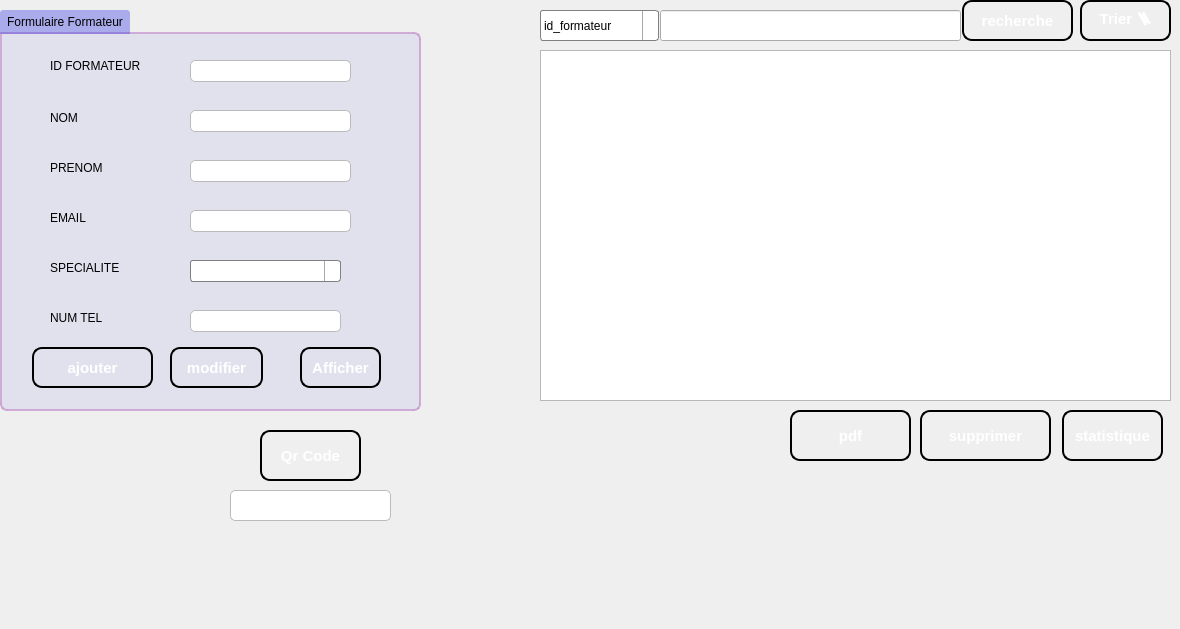
    <widget class="QWidget" name="tab_1">
     <attribute name="title">
      <string>GESTION FORMATEUR</string>
     </attribute>
     <widget class="QTableView" name="tableView_formateurs">
      <property name="geometry">
       <rect>
        <x>540</x>
        <y>50</y>
        <width>631</width>
        <height>351</height>
       </rect>
      </property>
     </widget>
     <widget class="QPushButton" name="pushButton_supprimer">
      <property name="geometry">
       <rect>
        <x>920</x>
        <y>410</y>
        <width>131</width>
        <height>51</height>
       </rect>
      </property>
      <property name="styleSheet">
       <string notr="true">QPushButton {
    background: qlineargradient(x1: 0, y1: 0, x2: 0, y2: 1,
                                stop: 0 #1c3087, stop: 1 #1c3087);
    border: 2px solid #000000;
    border-radius: 10px;
    padding: 10px;
    color: white;
    font-size: 15px;
    font-weight: bold;
    text-align: center;
}

QPushButton:hover {
    background: qlineargradient(x1: 0, y1: 0, x2: 0, y2: 1,
                                stop: 0 #bd9a06, stop: 1 #deb60d);
    cursor: pointer;
    box-shadow: 0px 0px 5px #004040;
}

QPushButton:pressed {
    background: qlineargradient(x1: 0, y1: 0, x2: 0, y2: 1,
                                stop: 0 #004080, stop: 1 #002040);
}</string>
      </property>
      <property name="text">
       <string>supprimer</string>
      </property>
      <property name="icon">
       <iconset resource="img.qrc">
        <normaloff>:/image QT/6467134.png</normaloff>:/image QT/6467134.png</iconset>
      </property>
      <property name="iconSize">
       <size>
        <width>30</width>
        <height>30</height>
       </size>
      </property>
     </widget>
     <widget class="QPushButton" name="statistique">
      <property name="geometry">
       <rect>
        <x>1062</x>
        <y>410</y>
        <width>101</width>
        <height>51</height>
       </rect>
      </property>
      <property name="styleSheet">
       <string notr="true">QPushButton {
    background: qlineargradient(x1: 0, y1: 0, x2: 0, y2: 1,
                                stop: 0 #1c3087, stop: 1 #1c3087);
    border: 2px solid #000000;
    border-radius: 10px;
    padding: 10px;
    color: white;
    font-size: 15px;
    font-weight: bold;
    text-align: center;
}

QPushButton:hover {
    background: qlineargradient(x1: 0, y1: 0, x2: 0, y2: 1,
                                stop: 0 #bd9a06, stop: 1 #deb60d);
    cursor: pointer;
    box-shadow: 0px 0px 5px #004040;
}

QPushButton:pressed {
    background: qlineargradient(x1: 0, y1: 0, x2: 0, y2: 1,
                                stop: 0 #004080, stop: 1 #002040);
}</string>
      </property>
      <property name="text">
       <string>statistique</string>
      </property>
      <property name="icon">
       <iconset resource="img.qrc">
        <normaloff>:/image QT/4252963.png</normaloff>:/image QT/4252963.png</iconset>
      </property>
      <property name="iconSize">
       <size>
        <width>30</width>
        <height>30</height>
       </size>
      </property>
     </widget>
     <widget class="QPushButton" name="pushButton_recherche">
      <property name="geometry">
       <rect>
        <x>962</x>
        <y>0</y>
        <width>111</width>
        <height>41</height>
       </rect>
      </property>
      <property name="styleSheet">
       <string notr="true">QPushButton {
    background: qlineargradient(x1: 0, y1: 0, x2: 0, y2: 1,
                                stop: 0 #1c3087, stop: 1 #1c3087);
    border: 2px solid #000000;
    border-radius: 10px;
    padding: 10px;
    color: white;
    font-size: 15px;
    font-weight: bold;
    text-align: center;
}

QPushButton:hover {
    background: qlineargradient(x1: 0, y1: 0, x2: 0, y2: 1,
                                stop: 0 #bd9a06, stop: 1 #deb60d);
    cursor: pointer;
    box-shadow: 0px 0px 5px #004040;
}

QPushButton:pressed {
    background: qlineargradient(x1: 0, y1: 0, x2: 0, y2: 1,
                                stop: 0 #004080, stop: 1 #002040);
}</string>
      </property>
      <property name="text">
       <string>recherche</string>
      </property>
      <property name="icon">
       <iconset resource="img.qrc">
        <normaloff>:/image QT/61088.png</normaloff>:/image QT/61088.png</iconset>
      </property>
      <property name="iconSize">
       <size>
        <width>30</width>
        <height>30</height>
       </size>
      </property>
     </widget>
     <widget class="QLineEdit" name="lineEdit_recherche">
      <property name="geometry">
       <rect>
        <x>660</x>
        <y>10</y>
        <width>301</width>
        <height>31</height>
       </rect>
      </property>
     </widget>
     <widget class="QComboBox" name="comboBox_recherche">
      <property name="geometry">
       <rect>
        <x>540</x>
        <y>10</y>
        <width>119</width>
        <height>31</height>
       </rect>
      </property>
      <property name="styleSheet">
       <string notr="true">QComboBox {
    border: 1px solid gray;
    border-radius: 3px;
    padding: 1px 18px 1px 3px;
    min-width: 6em;
}

QComboBox:editable {
    background: white;
}

QComboBox:!editable, QComboBox::drop-down:editable {
     background: qlineargradient(x1: 0, y1: 0, x2: 0, y2: 1,
                                 stop: 0 #E1E1E1, stop: 0.4 #DDDDDD,
                                 stop: 0.5 #D8D8D8, stop: 1.0 #D3D3D3);
}

/* QComboBox gets the &quot;on&quot; state when the popup is open */
QComboBox:!editable:on, QComboBox::drop-down:editable:on {
    background: qlineargradient(x1: 0, y1: 0, x2: 0, y2: 1,
                                stop: 0 #D3D3D3, stop: 0.4 #D8D8D8,
                                stop: 0.5 #DDDDDD, stop: 1.0 #E1E1E1);
}

QComboBox:on { /* shift the text when the popup opens */
    padding-top: 3px;
    padding-left: 4px;
}

QComboBox::drop-down {
    subcontrol-origin: padding;
    subcontrol-position: top right;
    width: 15px;

    border-left-width: 1px;
    border-left-color: darkgray;
    border-left-style: solid; /* just a single line */
    border-top-right-radius: 3px; /* same radius as the QComboBox */
    border-bottom-right-radius: 3px;
}

QComboBox::down-arrow {
    image: url(/usr/share/icons/crystalsvg/16x16/actions/1downarrow.png);
}

QComboBox::down-arrow:on { /* shift the arrow when popup is open */
    top: 1px;
    left: 1px;
}</string>
      </property>
      <item>
       <property name="text">
        <string>id_formateur</string>
       </property>
      </item>
      <item>
       <property name="text">
        <string>nom</string>
       </property>
      </item>
      <item>
       <property name="text">
        <string>specialite</string>
       </property>
      </item>
     </widget>
     <widget class="QPushButton" name="pushButton_tri">
      <property name="geometry">
       <rect>
        <x>1080</x>
        <y>0</y>
        <width>91</width>
        <height>41</height>
       </rect>
      </property>
      <property name="styleSheet">
       <string notr="true">QPushButton {
    background: qlineargradient(x1: 0, y1: 0, x2: 0, y2: 1,
                                stop: 0 #1c3087, stop: 1 #1c3087);
    border: 2px solid #000000;
    border-radius: 10px;
    padding: 10px;
    color: white;
    font-size: 15px;
    font-weight: bold;
    text-align: center;
}

QPushButton:hover {
    background: qlineargradient(x1: 0, y1: 0, x2: 0, y2: 1,
                                stop: 0 #bd9a06, stop: 1 #deb60d);
    cursor: pointer;
    box-shadow: 0px 0px 5px #004040;
}

QPushButton:pressed {
    background: qlineargradient(x1: 0, y1: 0, x2: 0, y2: 1,
                                stop: 0 #004080, stop: 1 #002040);
}</string>
      </property>
      <property name="text">
       <string>Trier 🪜</string>
      </property>
     </widget>
     <widget class="QPushButton" name="pushButton_pdf">
      <property name="geometry">
       <rect>
        <x>790</x>
        <y>410</y>
        <width>121</width>
        <height>51</height>
       </rect>
      </property>
      <property name="styleSheet">
       <string notr="true">QPushButton {
    background: qlineargradient(x1: 0, y1: 0, x2: 0, y2: 1,
                                stop: 0 #1c3087, stop: 1 #1c3087);
    border: 2px solid #000000;
    border-radius: 10px;
    padding: 10px;
    color: white;
    font-size: 15px;
    font-weight: bold;
    text-align: center;
}

QPushButton:hover {
    background: qlineargradient(x1: 0, y1: 0, x2: 0, y2: 1,
                                stop: 0 #bd9a06, stop: 1 #deb60d);
    cursor: pointer;
    box-shadow: 0px 0px 5px #004040;
}

QPushButton:pressed {
    background: qlineargradient(x1: 0, y1: 0, x2: 0, y2: 1,
                                stop: 0 #004080, stop: 1 #002040);
}</string>
      </property>
      <property name="text">
       <string>pdf</string>
      </property>
      <property name="icon">
       <iconset resource="img.qrc">
        <normaloff>:/image QT/PDF_file_icon.svg.png</normaloff>:/image QT/PDF_file_icon.svg.png</iconset>
      </property>
      <property name="iconSize">
       <size>
        <width>30</width>
        <height>30</height>
       </size>
      </property>
     </widget>
     <widget class="QLabel" name="qrcodecommande">
      <property name="geometry">
       <rect>
        <x>420</x>
        <y>420</y>
        <width>200</width>
        <height>200</height>
       </rect>
      </property>
      <property name="tabletTracking">
       <bool>false</bool>
      </property>
      <property name="acceptDrops">
       <bool>false</bool>
      </property>
      <property name="autoFillBackground">
       <bool>false</bool>
      </property>
      <property name="styleSheet">
       <string notr="true"/>
      </property>
      <property name="text">
       <string/>
      </property>
      <property name="scaledContents">
       <bool>false</bool>
      </property>
     </widget>
     <widget class="QPushButton" name="qrcodegen">
      <property name="geometry">
       <rect>
        <x>260</x>
        <y>430</y>
        <width>101</width>
        <height>51</height>
       </rect>
      </property>
      <property name="styleSheet">
       <string notr="true">QPushButton {
    background: qlineargradient(x1: 0, y1: 0, x2: 0, y2: 1,
                                stop: 0 #1c3087, stop: 1 #1c3087);
    border: 2px solid #000000;
    border-radius: 10px;
    padding: 10px;
    color: white;
    font-size: 15px;
    font-weight: bold;
    text-align: center;
}

QPushButton:hover {
    background: qlineargradient(x1: 0, y1: 0, x2: 0, y2: 1,
                                stop: 0 #bd9a06, stop: 1 #deb60d);
    cursor: pointer;
    box-shadow: 0px 0px 5px #004040;
}

QPushButton:pressed {
    background: qlineargradient(x1: 0, y1: 0, x2: 0, y2: 1,
                                stop: 0 #004080, stop: 1 #002040);
}</string>
      </property>
      <property name="text">
       <string>Qr Code</string>
      </property>
      <property name="icon">
       <iconset resource="img.qrc">
        <normaloff>:/image QT/QR_icon.svg.png</normaloff>:/image QT/QR_icon.svg.png</iconset>
      </property>
      <property name="iconSize">
       <size>
        <width>30</width>
        <height>30</height>
       </size>
      </property>
     </widget>
     <widget class="QLineEdit" name="lineEdit_qrcode">
      <property name="geometry">
       <rect>
        <x>230</x>
        <y>490</y>
        <width>161</width>
        <height>31</height>
       </rect>
      </property>
      <property name="styleSheet">
       <string notr="true">QLineEdit {
    background-color: #FFFFFF;
    border: 1px solid #BBBBBB;
    border-radius: 5px;
    padding: 3px;
    font-size: 15px;
    font-family: &quot;Arial&quot;;
}

QLineEdit:focus {
    border: 2px solid #0000FF;
    background-color: #F0F0F0;
}
</string>
      </property>
     </widget>
     <widget class="QGroupBox" name="groupBox">
      <property name="geometry">
       <rect>
        <x>0</x>
        <y>10</y>
        <width>421</width>
        <height>401</height>
       </rect>
      </property>
      <property name="styleSheet">
       <string notr="true">QGroupBox {
	background: rgba(64,66,226,20); 
    border: 2px solid;
	border-top-right-radius: 7px;
	border-bottom-right-radius: 7px;
	border-bottom-left-radius: 7px;
    border-color: rgba(199, 153, 207, 200);
    margin-top: 22px;
}
QGroupBox::title  {
    background-color: rgba(64,66,226,100);
    subcontrol-origin: margin;
    subcontrol-position: top left;
    padding: 5px;
	border-top-left-radius: 3px;
	border-top-right-radius: 3px;
}</string>
      </property>
      <property name="title">
       <string>Formulaire Formateur</string>
      </property>
      <widget class="QLabel" name="label_11">
       <property name="geometry">
        <rect>
         <x>50</x>
         <y>300</y>
         <width>56</width>
         <height>16</height>
        </rect>
       </property>
       <property name="text">
        <string>NUM TEL</string>
       </property>
      </widget>
      <widget class="QLabel" name="label_9">
       <property name="geometry">
        <rect>
         <x>50</x>
         <y>200</y>
         <width>56</width>
         <height>16</height>
        </rect>
       </property>
       <property name="text">
        <string>EMAIL</string>
       </property>
      </widget>
      <widget class="QLabel" name="label_7">
       <property name="geometry">
        <rect>
         <x>50</x>
         <y>100</y>
         <width>56</width>
         <height>16</height>
        </rect>
       </property>
       <property name="text">
        <string>NOM</string>
       </property>
      </widget>
      <widget class="QLabel" name="label_8">
       <property name="geometry">
        <rect>
         <x>50</x>
         <y>150</y>
         <width>56</width>
         <height>16</height>
        </rect>
       </property>
       <property name="text">
        <string>PRENOM</string>
       </property>
      </widget>
      <widget class="QLabel" name="label">
       <property name="geometry">
        <rect>
         <x>50</x>
         <y>40</y>
         <width>121</width>
         <height>31</height>
        </rect>
       </property>
       <property name="text">
        <string>ID FORMATEUR</string>
       </property>
      </widget>
      <widget class="QLabel" name="label_10">
       <property name="geometry">
        <rect>
         <x>50</x>
         <y>250</y>
         <width>81</width>
         <height>16</height>
        </rect>
       </property>
       <property name="text">
        <string>SPECIALITE</string>
       </property>
      </widget>
      <widget class="QComboBox" name="comboBox_specialite">
       <property name="geometry">
        <rect>
         <x>190</x>
         <y>250</y>
         <width>151</width>
         <height>22</height>
        </rect>
       </property>
       <property name="styleSheet">
        <string>QComboBox {
    border: 1px solid gray;
    border-radius: 3px;
    padding: 1px 18px 1px 3px;
    min-width: 6em;
}

QComboBox:editable {
    background: white;
}

QComboBox:!editable, QComboBox::drop-down:editable {
     background: qlineargradient(x1: 0, y1: 0, x2: 0, y2: 1,
                                 stop: 0 #E1E1E1, stop: 0.4 #DDDDDD,
                                 stop: 0.5 #D8D8D8, stop: 1.0 #D3D3D3);
}

/* QComboBox gets the &quot;on&quot; state when the popup is open */
QComboBox:!editable:on, QComboBox::drop-down:editable:on {
    background: qlineargradient(x1: 0, y1: 0, x2: 0, y2: 1,
                                stop: 0 #D3D3D3, stop: 0.4 #D8D8D8,
                                stop: 0.5 #DDDDDD, stop: 1.0 #E1E1E1);
}

QComboBox:on { /* shift the text when the popup opens */
    padding-top: 3px;
    padding-left: 4px;
}

QComboBox::drop-down {
    subcontrol-origin: padding;
    subcontrol-position: top right;
    width: 15px;

    border-left-width: 1px;
    border-left-color: darkgray;
    border-left-style: solid; /* just a single line */
    border-top-right-radius: 3px; /* same radius as the QComboBox */
    border-bottom-right-radius: 3px;
}

QComboBox::down-arrow {
    image: url(/usr/share/icons/crystalsvg/16x16/actions/1downarrow.png);
}

QComboBox::down-arrow:on { /* shift the arrow when popup is open */
    top: 1px;
    left: 1px;
}</string>
       </property>
       <item>
        <property name="text">
         <string/>
        </property>
       </item>
       <item>
        <property name="text">
         <string>Intelligence artificielle</string>
        </property>
       </item>
       <item>
        <property name="text">
         <string>Developpement web</string>
        </property>
       </item>
       <item>
        <property name="text">
         <string>mobile</string>
        </property>
       </item>
      </widget>
      <widget class="QLineEdit" name="lineEdit_id">
       <property name="geometry">
        <rect>
         <x>190</x>
         <y>50</y>
         <width>161</width>
         <height>22</height>
        </rect>
       </property>
       <property name="styleSheet">
        <string notr="true">QLineEdit {
    background-color: #FFFFFF;
    border: 1px solid #BBBBBB;
    border-radius: 5px;
    padding: 3px;
    font-size: 15px;
    font-family: &quot;Arial&quot;;
}

QLineEdit:focus {
    border: 2px solid #0000FF;
    background-color: #F0F0F0;
}
</string>
       </property>
      </widget>
      <widget class="QLabel" name="label_specialite">
       <property name="geometry">
        <rect>
         <x>190</x>
         <y>270</y>
         <width>171</width>
         <height>20</height>
        </rect>
       </property>
       <property name="text">
        <string/>
       </property>
      </widget>
      <widget class="QLabel" name="label_nom">
       <property name="geometry">
        <rect>
         <x>190</x>
         <y>120</y>
         <width>201</width>
         <height>20</height>
        </rect>
       </property>
       <property name="text">
        <string/>
       </property>
      </widget>
      <widget class="QLabel" name="label_ntel">
       <property name="geometry">
        <rect>
         <x>190</x>
         <y>320</y>
         <width>161</width>
         <height>20</height>
        </rect>
       </property>
       <property name="text">
        <string/>
       </property>
      </widget>
      <widget class="QLineEdit" name="lineEdit_email">
       <property name="geometry">
        <rect>
         <x>190</x>
         <y>200</y>
         <width>161</width>
         <height>22</height>
        </rect>
       </property>
       <property name="styleSheet">
        <string notr="true">QLineEdit {
    background-color: #FFFFFF;
    border: 1px solid #BBBBBB;
    border-radius: 5px;
    padding: 3px;
    font-size: 15px;
    font-family: &quot;Arial&quot;;
}

QLineEdit:focus {
    border: 2px solid #0000FF;
    background-color: #F0F0F0;
}
</string>
       </property>
      </widget>
      <widget class="QLabel" name="label_email">
       <property name="geometry">
        <rect>
         <x>190</x>
         <y>220</y>
         <width>161</width>
         <height>20</height>
        </rect>
       </property>
       <property name="text">
        <string/>
       </property>
      </widget>
      <widget class="QLineEdit" name="lineEdit_nom">
       <property name="geometry">
        <rect>
         <x>190</x>
         <y>100</y>
         <width>161</width>
         <height>22</height>
        </rect>
       </property>
       <property name="styleSheet">
        <string notr="true">QLineEdit {
    background-color: #FFFFFF;
    border: 1px solid #BBBBBB;
    border-radius: 5px;
    padding: 3px;
    font-size: 15px;
    font-family: &quot;Arial&quot;;
}

QLineEdit:focus {
    border: 2px solid #0000FF;
    background-color: #F0F0F0;
}
</string>
       </property>
      </widget>
      <widget class="QLabel" name="label_prenom">
       <property name="geometry">
        <rect>
         <x>190</x>
         <y>170</y>
         <width>181</width>
         <height>20</height>
        </rect>
       </property>
       <property name="text">
        <string/>
       </property>
      </widget>
      <widget class="QLabel" name="label_id">
       <property name="geometry">
        <rect>
         <x>190</x>
         <y>70</y>
         <width>211</width>
         <height>20</height>
        </rect>
       </property>
       <property name="text">
        <string/>
       </property>
      </widget>
      <widget class="QLineEdit" name="lineEdit_ntel">
       <property name="geometry">
        <rect>
         <x>190</x>
         <y>300</y>
         <width>151</width>
         <height>22</height>
        </rect>
       </property>
       <property name="styleSheet">
        <string notr="true">QLineEdit {
    background-color: #FFFFFF;
    border: 1px solid #BBBBBB;
    border-radius: 5px;
    padding: 3px;
    font-size: 15px;
    font-family: &quot;Arial&quot;;
}

QLineEdit:focus {
    border: 2px solid #0000FF;
    background-color: #F0F0F0;
}
</string>
       </property>
      </widget>
      <widget class="QLineEdit" name="lineEdit_prenom">
       <property name="geometry">
        <rect>
         <x>190</x>
         <y>150</y>
         <width>161</width>
         <height>22</height>
        </rect>
       </property>
       <property name="styleSheet">
        <string notr="true">QLineEdit {
    background-color: #FFFFFF;
    border: 1px solid #BBBBBB;
    border-radius: 5px;
    padding: 3px;
    font-size: 15px;
    font-family: &quot;Arial&quot;;
}

QLineEdit:focus {
    border: 2px solid #0000FF;
    background-color: #F0F0F0;
}
</string>
       </property>
      </widget>
      <widget class="QPushButton" name="pushButton_ajouter">
       <property name="geometry">
        <rect>
         <x>32</x>
         <y>337</y>
         <width>121</width>
         <height>41</height>
        </rect>
       </property>
       <property name="styleSheet">
        <string notr="true">QPushButton {
    background: qlineargradient(x1: 0, y1: 0, x2: 0, y2: 1,
                                stop: 0 #1c3087, stop: 1 #1c3087);
    border: 2px solid #000000;
    border-radius: 10px;
    padding: 10px;
    color: white;
    font-size: 15px;
    font-weight: bold;
    text-align: center;
}

QPushButton:hover {
    background: qlineargradient(x1: 0, y1: 0, x2: 0, y2: 1,
                                stop: 0 #bd9a06, stop: 1 #deb60d);
    cursor: pointer;
    box-shadow: 0px 0px 5px #004040;
}

QPushButton:pressed {
    background: qlineargradient(x1: 0, y1: 0, x2: 0, y2: 1,
                                stop: 0 #004080, stop: 1 #002040);
}</string>
       </property>
       <property name="text">
        <string>ajouter</string>
       </property>
       <property name="icon">
        <iconset resource="img.qrc">
         <normaloff>:/image QT/992651.png</normaloff>:/image QT/992651.png</iconset>
       </property>
       <property name="iconSize">
        <size>
         <width>30</width>
         <height>30</height>
        </size>
       </property>
      </widget>
      <widget class="QPushButton" name="pushButton_modifier">
       <property name="geometry">
        <rect>
         <x>170</x>
         <y>337</y>
         <width>93</width>
         <height>41</height>
        </rect>
       </property>
       <property name="styleSheet">
        <string notr="true">QPushButton {
    background: qlineargradient(x1: 0, y1: 0, x2: 0, y2: 1,
                                stop: 0 #1c3087, stop: 1 #1c3087);
    border: 2px solid #000000;
    border-radius: 10px;
    padding: 10px;
    color: white;
    font-size: 15px;
    font-weight: bold;
    text-align: center;
}

QPushButton:hover {
    background: qlineargradient(x1: 0, y1: 0, x2: 0, y2: 1,
                                stop: 0 #bd9a06, stop: 1 #deb60d);
    cursor: pointer;
    box-shadow: 0px 0px 5px #004040;
}

QPushButton:pressed {
    background: qlineargradient(x1: 0, y1: 0, x2: 0, y2: 1,
                                stop: 0 #004080, stop: 1 #002040);
}</string>
       </property>
       <property name="text">
        <string>modifier</string>
       </property>
       <property name="icon">
        <iconset resource="img.qrc">
         <normaloff>:/image QT/2040995.png</normaloff>:/image QT/2040995.png</iconset>
       </property>
       <property name="iconSize">
        <size>
         <width>30</width>
         <height>30</height>
        </size>
       </property>
      </widget>
      <widget class="QPushButton" name="pushButton_refresh">
       <property name="geometry">
        <rect>
         <x>300</x>
         <y>337</y>
         <width>81</width>
         <height>41</height>
        </rect>
       </property>
       <property name="styleSheet">
        <string notr="true">QPushButton {
    background: qlineargradient(x1: 0, y1: 0, x2: 0, y2: 1,
                                stop: 0 #1c3087, stop: 1 #1c3087);
    border: 2px solid #000000;
    border-radius: 10px;
    padding: 10px;
    color: white;
    font-size: 15px;
    font-weight: bold;
    text-align: center;
}

QPushButton:hover {
    background: qlineargradient(x1: 0, y1: 0, x2: 0, y2: 1,
                                stop: 0 #bd9a06, stop: 1 #deb60d);
    cursor: pointer;
    box-shadow: 0px 0px 5px #004040;
}

QPushButton:pressed {
    background: qlineargradient(x1: 0, y1: 0, x2: 0, y2: 1,
                                stop: 0 #004080, stop: 1 #002040);
}</string>
       </property>
       <property name="text">
        <string>Afficher</string>
       </property>
       <property name="icon">
        <iconset resource="img.qrc">
         <normaloff>:/image QT/5610944.png</normaloff>:/image QT/5610944.png</iconset>
       </property>
       <property name="iconSize">
        <size>
         <width>30</width>
         <height>30</height>
        </size>
       </property>
      </widget>
     </widget>
    </widget>
